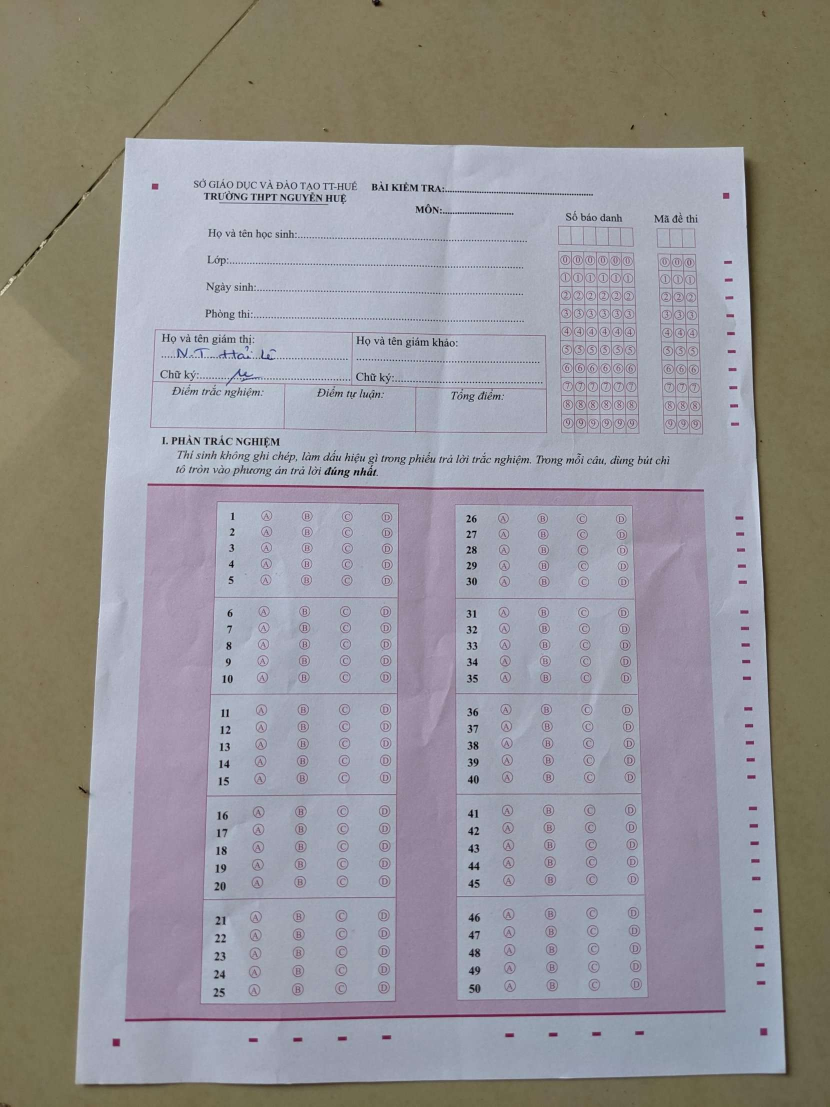
#> input picture nguyen_hue_01.JPEG, 1660 x 2213 px (shown at 1/2 size)
$ python learn_opencv.py
#> lines starting #> are read from the running program, lines starting #| are printed output that depends on the picture; after the words box and inside, x2 and y2 are one past the last pixel; in counts of white or black regions, pixels touching at a corner belong together
### utils.py
import cv2
import math
import numpy as np
import random

# [15 lines left out: function drawText, not called in this run]

# Ham tinh khoang cach giua hai deim
def distance(p1,p2):
    my_dist = math.sqrt(((p1[0] - p2[0]) ** 2) + ((p1[1] - p2[1]) ** 2))
    return  my_dist

# [18 lines left out: function sort_contours, not called in this run]

def order_points(pts):

	rect = np.zeros((4, 2), dtype="float32")

	s = pts.sum(axis=1)
	rect[0] = pts[np.argmin(s)]
	rect[2] = pts[np.argmax(s)]

	diff = np.diff(pts, axis=1)
	rect[1] = pts[np.argmin(diff)]
	rect[3] = pts[np.argmax(diff)]

	# return the ordered coordinates
	return rect

def four_point_transform(image, pts):


	rect = order_points(pts)
	(tl, tr, br, bl) = rect

	widthA = np.sqrt(((br[0] - bl[0]) ** 2) + ((br[1] - bl[1]) ** 2))
	widthB = np.sqrt(((tr[0] - tl[0]) ** 2) + ((tr[1] - tl[1]) ** 2))
	maxWidth = max(int(widthA), int(widthB))

	heightA = np.sqrt(((tr[0] - br[0]) ** 2) + ((tr[1] - br[1]) ** 2))
	heightB = np.sqrt(((tl[0] - bl[0]) ** 2) + ((tl[1] - bl[1]) ** 2))
	maxHeight = max(int(heightA), int(heightB))

	dst = np.array([
		[0, 0],
		[maxWidth - 1, 0],
		[maxWidth - 1, maxHeight - 1],
		[0, maxHeight - 1]], dtype = "float32")
	# compute the perspective transform matrix and then apply it
	M = cv2.getPerspectiveTransform(rect, dst)
	warped = cv2.warpPerspective(image, M, (maxWidth, maxHeight))
	# return the warped image
	return warped

def find_corner_by_rotated_rect(box,approx):
    corner = []
    for p_box in box:
        min_dist = 999999999
        min_p = None
        for p in approx:
            dist = distance(p_box, p[0])
            if dist < min_dist:
                min_dist = dist
                min_p = p[0]
        corner.append(min_p)

    corner = np.array(corner)
    return corner

def get_x(s):
    return s[1][0]


def get_y(s):
    return s[1][1]


def get_h(s):
    return s[1][3]


def get_x_ver1(s):
    s = cv2.boundingRect(s)
    return s[0] * s[1]


def sort_by_x(s):
    s = cv2.boundingRect(s)
    return s[0]

def sort_by_y(s):
    s = cv2.boundingRect(s)
    return s[1]

def sort_by_y_x(s):
    s = cv2.boundingRect(s)
    return [s[1], s[0]]

### process_img.py
import imutils
import numpy as np
import cv2
from math import ceil
from model import CNN_Model
from collections import defaultdict


def get_x(s):
    return s[1][0]


def get_y(s):
    return s[1][1]


def get_h(s):
    return s[1][3]


def get_x_ver1(s):
    s = cv2.boundingRect(s)
    return s[0] * s[1]


# [125 lines left out: functions crop_image, process_ans_blocks, process_list_ans, map_answer, get_answers, not called in this run]


# [8 lines that do not run on import are left out]

### learn_opencv.py
import cv2
import math
import numpy as np
import random
from utils import *
from process_img import *
# [9 lines of commented-out code are left out]

image = cv2.imread("nguyen_hue_01.JPEG")
#> image is the input picture: shape (2213, 1660, 3); mean B, G, R 149.4, 147, 149.5
gray = cv2.cvtColor(image, cv2.COLOR_BGR2GRAY)
canny = cv2.Canny(gray,  50, 100, )
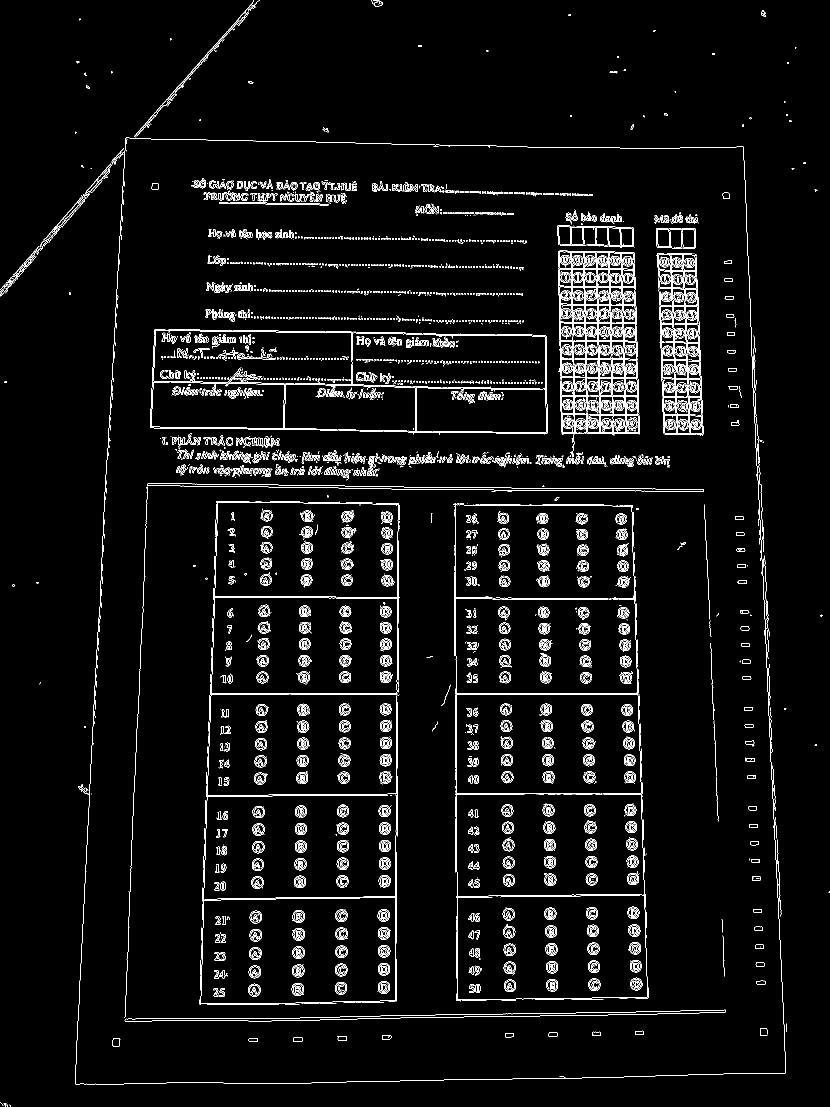
#> canny: shape (2213, 1660) (shown at 1/2 size); 4% white in thin lines or dots
blurred = cv2.GaussianBlur(canny, (5, 5), 0)

# 2. Threshold de
thresh = cv2.adaptiveThreshold(
    blurred, 255, cv2.ADAPTIVE_THRESH_GAUSSIAN_C,            cv2.THRESH_BINARY_INV, 31, 3)
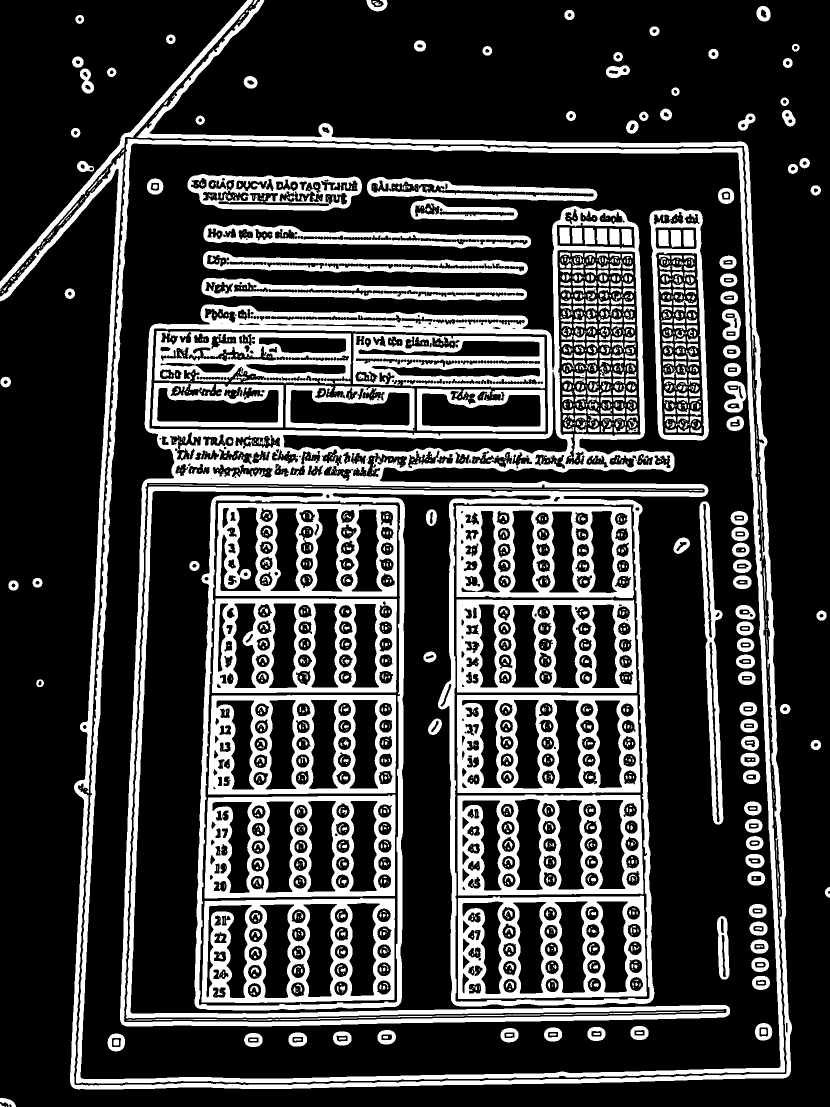
#> thresh: shape (2213, 1660) (shown at 1/2 size); 24.5% white; 2064 white regions (1130 under 20 px)
# cv2.imshow("Anh tai buoc 2", thresh)
# cv2.waitKey()


# 3. Tim khung ben ngoai de tach van ban khoi nen
contours, hierarchy = cv2.findContours(
    thresh, cv2.RETR_LIST, cv2.CHAIN_APPROX_SIMPLE)
#> contours = 2817 contours, 1404 with area under 20; largest, box (x1, y1, x2, y2) and area: (152, 277, 1570, 2167) 2472762, (160, 286, 1562, 2159) 2422216, (240, 412, 1461, 2053) 1230528, (397, 1000, 801, 2012) 385390, (905, 1005, 1300, 2005) 371171
contours = sorted(contours, key=lambda x: cv2.contourArea(x), reverse=True)
approx = cv2.approxPolyDP(
    contours[1], 0.01 * cv2.arcLength(contours[1], True), True)
#> approx = [[265, 287], [1476, 306], [1557, 2136], [161, 2155]]
rect = cv2.minAreaRect(contours[1])
#> rect = ((860.5, 1222), (1872, 1401), -90)
box = cv2.boxPoints(rect)
#> box = [[1561, 2158], [160, 2158], [160, 286], [1561, 286]]

# 4. Thuc hien transform de xoay van ban
corner = find_corner_by_rotated_rect(box, approx)
#> the loop in find_corner_by_rotated_rect, `for p_box in box:` made 4 passes
#> p_box on passes 1 to 4: [1561, 2158], [160, 2158], [160, 286], [1561, 286]
#> after the loop in find_corner_by_rotated_rect, `for p_box in box:`: corner = [[1557, 2136], [161, 2155], [265, 287], [1476, 306]]
image = four_point_transform(image, corner)
#> in order_points, `s = pts.sum(axis=1)`: s = [3693, 2316, 552, 1782]
#> in order_points, `diff = np.diff(pts, axis=1)`: diff = [579, 1994, 22, -1170]
#> in four_point_transform, `rect = order_points(pts)`: rect has the same summary as approx outside four_point_transform
#> in four_point_transform, `(tl, tr, br, bl) = rect`: tl = [265, 287]; tr = [1476, 306]; br = [1557, 2136]; bl = [161, 2155]
#> in four_point_transform, `widthA = np.sqrt(((br[0] - bl[0]) ** 2) + ((br[1] - bl[1]) ** 2))`: widthA = 1396.1
#> in four_point_transform, `widthB = np.sqrt(((tr[0] - tl[0]) ** 2) + ((tr[1] - tl[1]) ** 2))`: widthB = 1211.1
#> in four_point_transform, `maxWidth = max(int(widthA), int(widthB))`: maxWidth = 1396
#> in four_point_transform, `heightA = np.sqrt(((tr[0] - br[0]) ** 2) + ((tr[1] - br[1]) ** 2))`: heightA = 1831.8
#> in four_point_transform, `heightB = np.sqrt(((tl[0] - bl[0]) ** 2) + ((tl[1] - bl[1]) ** 2))`: heightB = 1870.9
#> in four_point_transform, `maxHeight = max(int(heightA), int(heightB))`: maxHeight = 1870
#> in four_point_transform, `dst = np.array([ [0, 0], [maxWidth - 1, 0], [maxWidth - 1, maxHeight -..`: dst = [[0, 0], [1395, 0], [1395, 1869], [0, 1869]]
#> in four_point_transform, `M = cv2.getPerspectiveTransform(rect, dst)`: M = [[1.15, 0.0641, -323.4], [-0.0185, 1.18, -332.7], [-1.73e-05, 8.32e-05, 1]]
#> in four_point_transform, `warped = cv2.warpPerspective(image, M, (maxWidth, maxHeight))`:
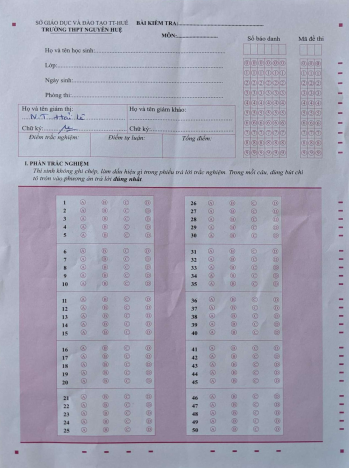
#> warped: shape (1870, 1396, 3) (shown at 1/4 size); mean B, G, R 179.4, 162.5, 162.5
wrap = four_point_transform(canny, corner)
#> in four_point_transform (call 2), `warped = cv2.warpPerspective(image, M, (maxWidth, maxHeight))`:
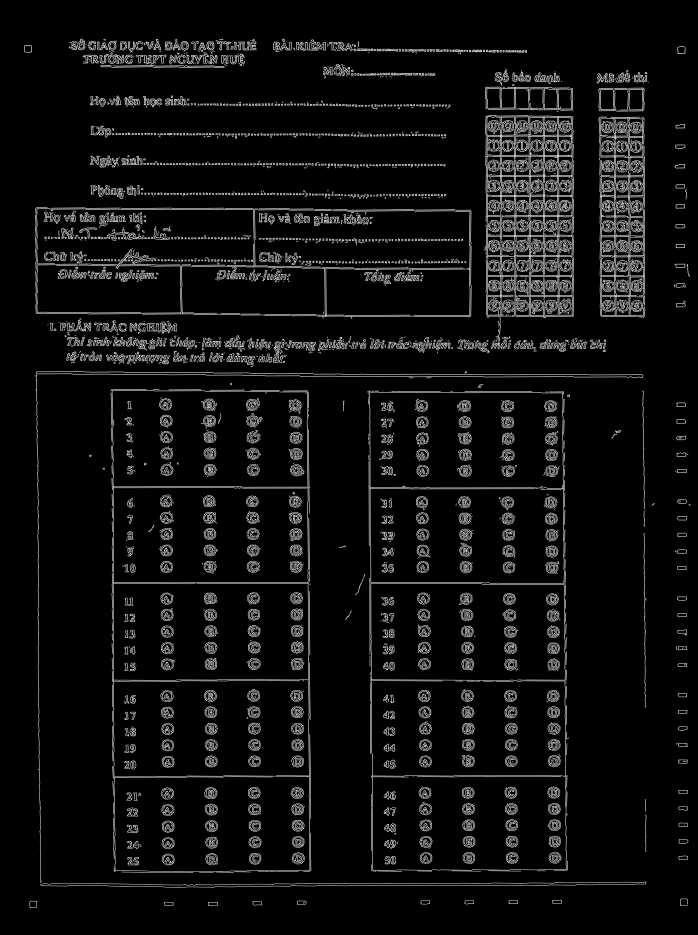
#> warped: shape (1870, 1396) (shown at 1/2 size); min 0, max 255, mean 14.7
cv2.imshow("Anh sau buoc 4", wrap)
cv2.waitKey()

# 5. Tim cac o tick trong hinh
contours, _ = cv2.findContours(
    wrap, cv2.RETR_EXTERNAL, cv2.CHAIN_APPROX_SIMPLE)
#> contours = 596 contours, 339 with area under 20; largest, box (x1, y1, x2, y2) and area: (221, 777, 623, 1746) 379982, (734, 781, 1138, 1744) 374499, (70, 414, 944, 638) 185997, (967, 230, 1148, 699) 71020, (1195, 233, 1291, 637) 35832
x_old, y_old, w_old, h_old = 0, 0, 0, 0
ans_blocks = []
# loop over the contours
# ensure that at least one contour was found
if len(contours) > 0:
    # sort the contours according to their size in descending order
    cnts = sorted(contours, key=get_x_ver1)
#> in get_x_ver1, `s = cv2.boundingRect(s)`: s = (416, 1803, 20, 9)
#> cnts has the same summary as contours

    # loop over the sorted contours
    for i, c in enumerate(cnts):
        x_curr, y_curr, w_curr, h_curr = cv2.boundingRect(c)

        if w_curr * h_curr > 300000 and  w_curr * h_curr < 600000:
            # check overlap contours
            check_xy_min = x_curr * y_curr - x_old * y_old
            check_xy_max = (x_curr + w_curr) * (y_curr + h_curr) - \
                (x_old + w_old) * (y_old + h_old)

            # if list answer box is empty
            if len(ans_blocks) == 0:
                ans_blocks.append(
                    (gray[y_curr:y_curr + h_curr, x_curr:x_curr + w_curr], [x_curr, y_curr, w_curr, h_curr]))
                # update coordinates (x, y) and (height, width) of added contours
                x_old = x_curr
                y_old = y_curr
                w_old = w_curr
                h_old = h_curr
            elif check_xy_min > 20000 and check_xy_max > 20000:
                ans_blocks.append(
                    (gray[y_curr:y_curr + h_curr, x_curr:x_curr + w_curr], [x_curr, y_curr, w_curr, h_curr]))
                # update coordinates (x, y) and (height, width) of added contours
                x_old = x_curr
                y_old = y_curr
                w_old = w_curr
                h_old = h_curr
            cv2.imshow("Anh sau buoc 4", wrap[y_curr:y_curr + h_curr, x_curr:x_curr + w_curr])
            cv2.waitKey()
#> this loop made 596 passes
#> (x_curr, y_curr, w_curr, h_curr, check_xy_min, check_xy_max, x_old, y_old) on passes 293, 514: (221, 777, 402, 969, 171717, 1087758, 221, 777), (734, 781, 404, 963, 401537, 896914, 734, 781)
#> after the loop, ans_blocks = 2 items


    # sort ans_blocks according to x coordinate
    sorted_ans_blocks = sorted(ans_blocks, key=get_x)
#> sorted_ans_blocks = 2 items
    print(len(ans_blocks))
#| 2

$ run again, with 1665368617731.JPEG copied over nguyen_hue_01.JPEG
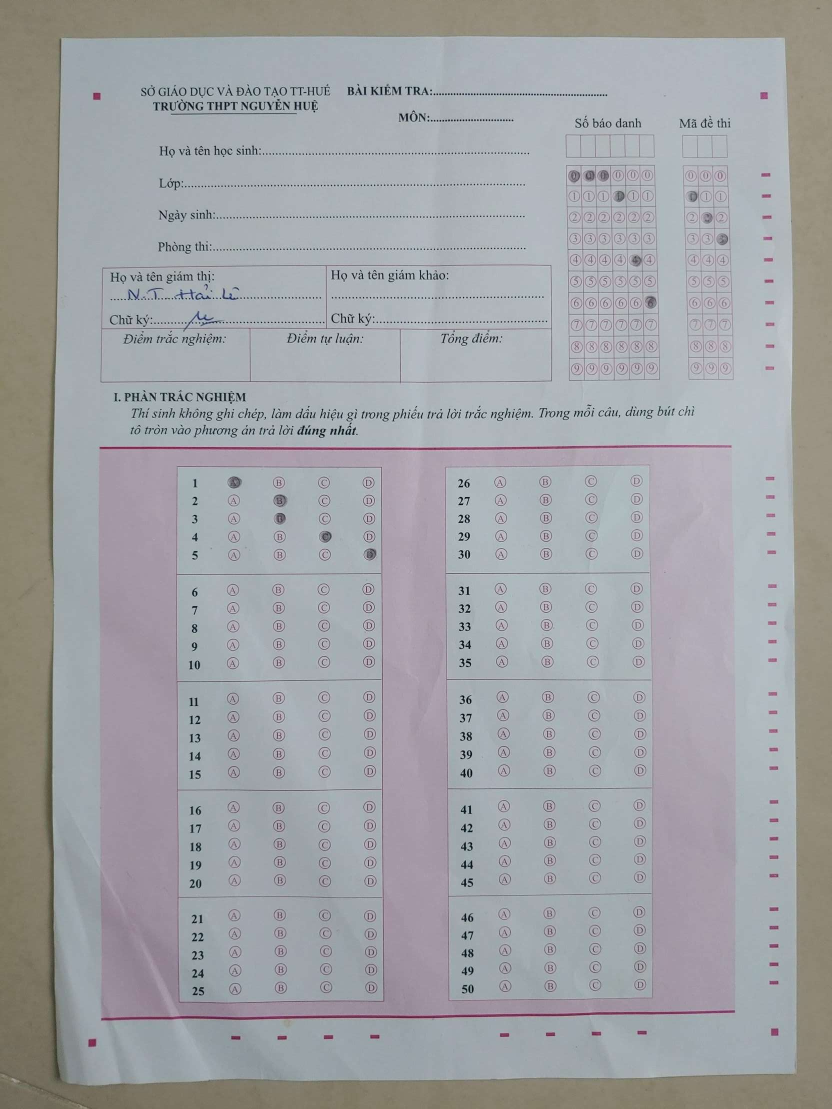
#> input picture 1665368617731.JPEG, 1664 x 2218 px (shown at 1/2 size)
#> image is the input picture: shape (2218, 1664, 3); mean B, G, R 164.8, 161.6, 160.4
#> `canny = cv2.Canny(gray,  50, 100, )`:
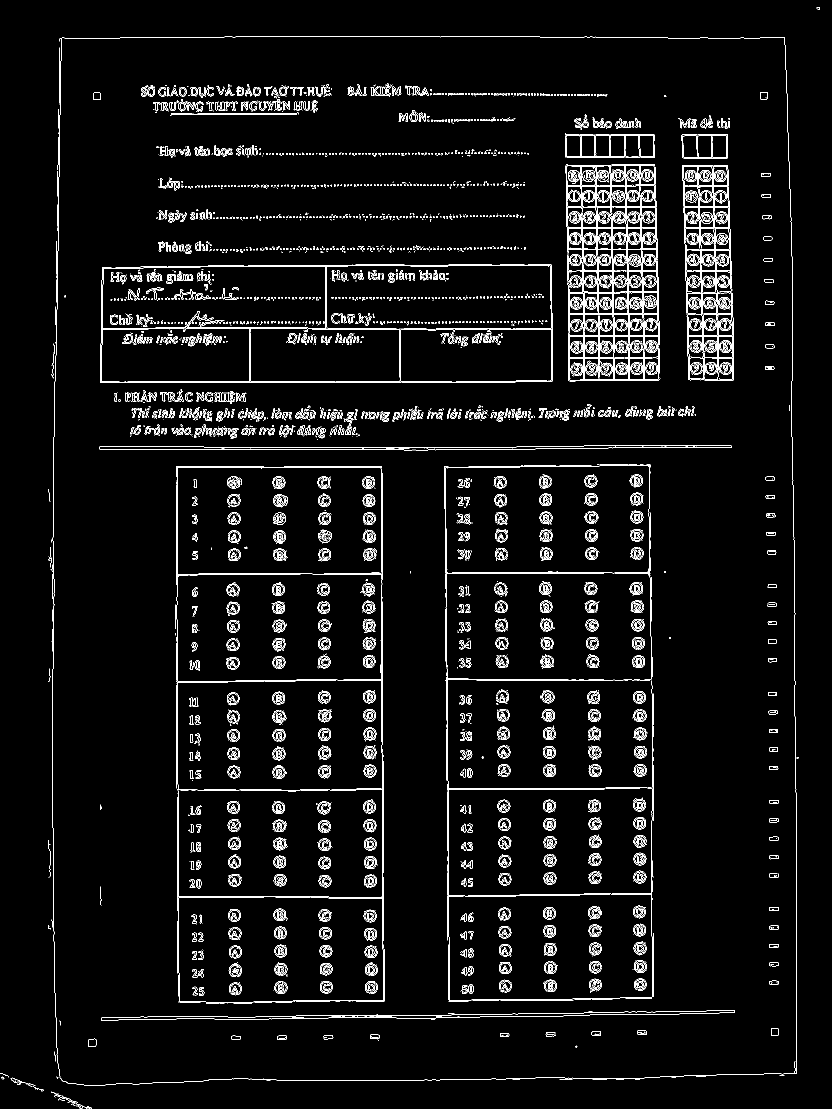
#> canny: shape (2218, 1664) (shown at 1/2 size); 4.3% white in thin lines or dots
#> thresh: shape (2218, 1664); 26.4% white; 1826 white regions (833 under 20 px)
#> `contours, hierarchy = cv2.findContours( thresh, cv2.RETR_LIST, cv2.CHA..`: contours = 2857 contours, 1052 with area under 20; largest, box (x1, y1, x2, y2) and area: (86, 62, 1605, 2181) 3151214, (95, 69, 1599, 2175) 3093474, (106, 74, 1592, 2169) 3060176, (114, 82, 1584, 2161) 3004257, (193, 918, 1479, 2051) 502782
#> approx = [[118, 75], [1571, 73], [1593, 2149], [112, 2158]]
#> `rect = cv2.minAreaRect(contours[1])`: rect = ((844.8, 1117.4), (1499.7, 2102.2), -0.477)
#> box = [[103.8, 2174.7], [86.28, 72.62], [1585.9, 60.14], [1603.4, 2162.2]]
#> the loop in find_corner_by_rotated_rect, `for p_box in box:` made 4 passes
#> p_box on passes 1 to 4: [103.8, 2174.7], [86.28, 72.62], [1585.9, 60.14], [1603.4, 2162.2]
#> after the loop in find_corner_by_rotated_rect, `for p_box in box:`: corner = [[112, 2158], [118, 75], [1571, 73], [1593, 2149]]
#> in order_points, `s = pts.sum(axis=1)`: s = [2270, 193, 1644, 3742]
#> diff = [2046, -43, -1498, 556]
#> in four_point_transform, `rect = order_points(pts)`: rect = [[118, 75], [1571, 73], [1593, 2149], [112, 2158]]
#> tl = [118, 75]; tr = [1571, 73]; br = [1593, 2149]; bl = [112, 2158]
#> widthA = 1481
#> widthB = 1453
#> maxWidth = 1481
#> heightA = 2076.1
#> heightB = 2083
#> dst = [[0, 0], [1480, 0], [1480, 2082], [0, 2082]]
#> M = [[1.02, 0.00293, -120.1], [0.0014, 1.02, -76.61], [-2.24e-06, 9.27e-06, 1]]
#> in four_point_transform (call 2), `warped = cv2.warpPerspective(image, M, (maxWidth, maxHeight))`:
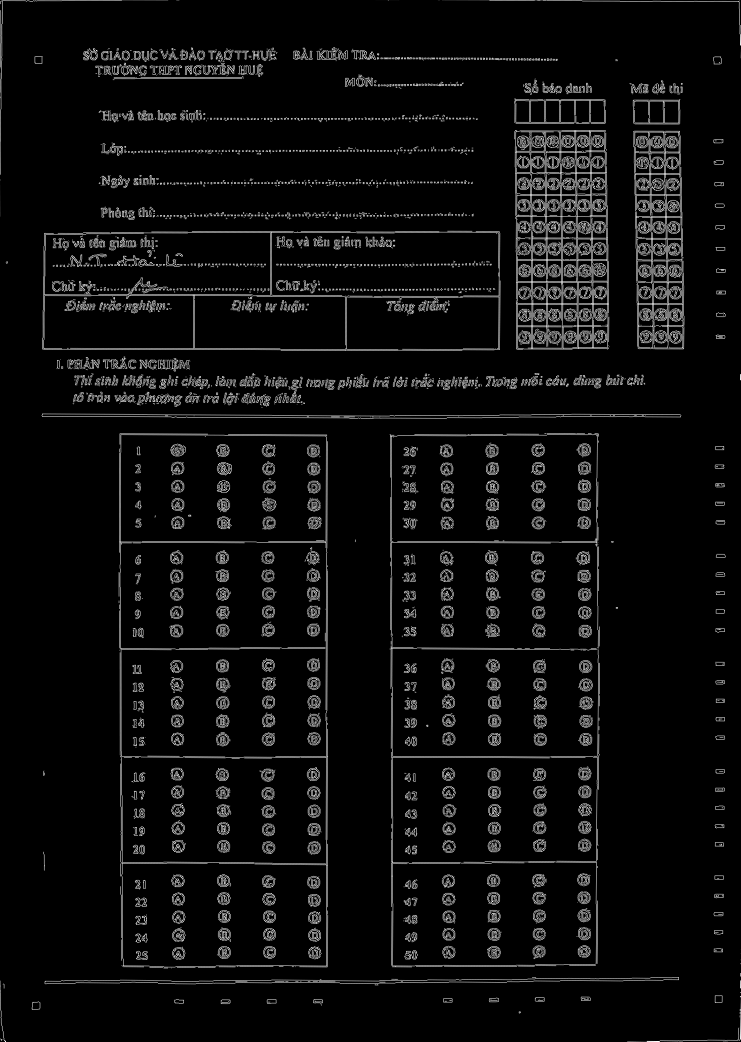
#> warped: shape (2083, 1481) (shown at 1/2 size); min 0, max 255, mean 12.6
#> `contours, _ = cv2.findContours( wrap, cv2.RETR_EXTERNAL, cv2.CHAIN_APP..`: contours = 757 contours, 475 with area under 20; largest, box (x1, y1, x2, y2) and area: (237, 867, 657, 1937) 441870, (779, 866, 1200, 1935) 440686, (84, 461, 1001, 702) 216430, (1028, 260, 1219, 700) 80455, (1266, 261, 1369, 699) 40910
#> in get_x_ver1, `s = cv2.boundingRect(s)`: s = (1, 2077, 4, 5)
#> cnts has the same summary as contours
#> the loop `for i, c in enumerate(cnts):` made 757 passes
#> (x_curr, y_curr, w_curr, h_curr, check_xy_min, check_xy_max, x_old, y_old) on passes 397, 678: (237, 867, 420, 1070, 205479, 1272609, 237, 867), (779, 866, 421, 1069, 469135, 1049391, 779, 866)
#> after the loop `for i, c in enumerate(cnts):`: ans_blocks = 2 items
#| 2
